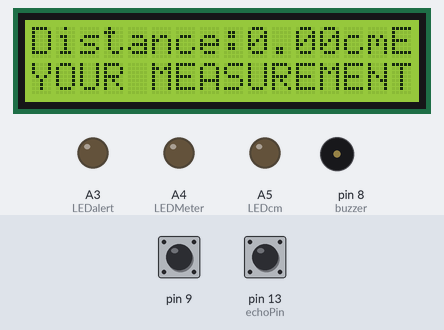
Recording of a sketch running on a simulated Arduino Uno, built with avr-gcc and run on an emulated ATmega328P. On the bench: 16×2 character LCD, output pins drawn as LEDs (lit = HIGH), buzzer (waves = sounding, pin HIGH). Dashed ring = blinking. The test bench sets the inputs (shaded band); at power-on: pin 9 LOW, pin 13 (echoPin) LOW. Pins used as bus, display or sensor lines are not drawn; what the sketch prints to the serial monitor is not drawn.

Above: at 3.6 s.
3.7 s: pin 9 pulled HIGH for 3.2 s
At 4.8 s:
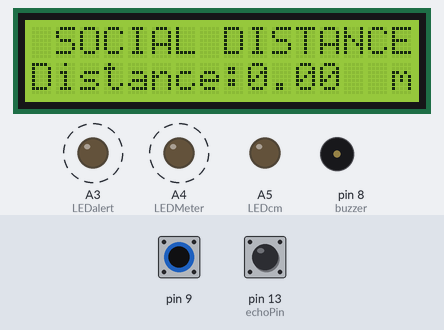
8.4 s: pin 13 (echoPin) pulsed HIGH 2 times (0.12 s each, 0.3 s apart)
At 9.3 s:
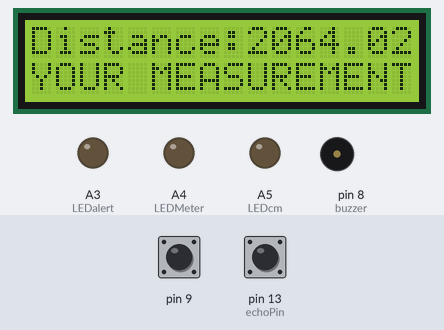
11.3 s: pin 9 pulled HIGH for 1 s
At 12.5 s:
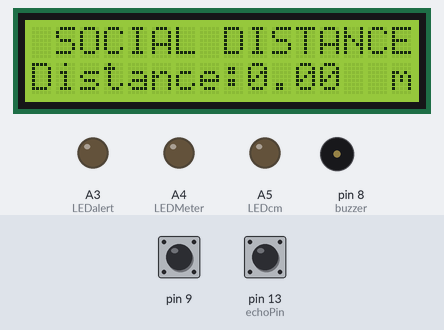
14.5 s: pin 9 driven HIGH and pin 13 (echoPin) driven HIGH
At 15.7 s:
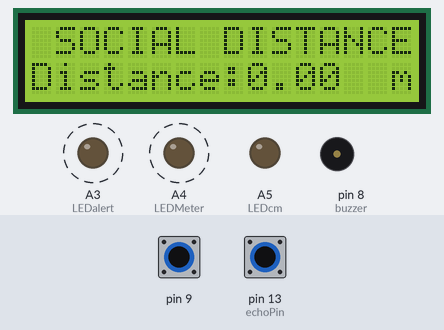
18.7 s: pin 9 driven LOW
At 20.2 s:
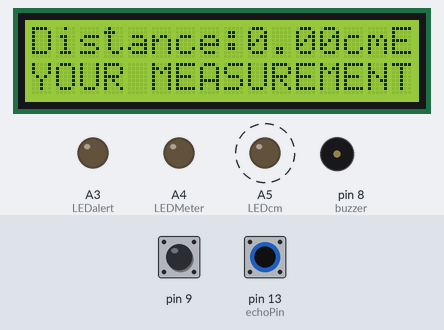
Timing chart, 0 to 23.9 s (numbered marks = the images above; inputs shaded):
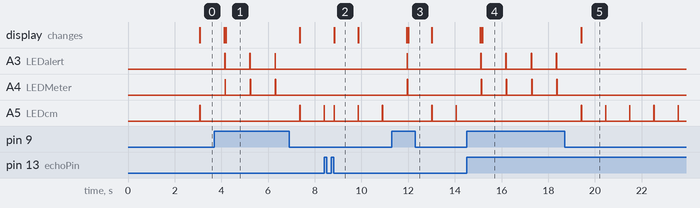

The sketch:

final_project_de96562.ino
```cpp
#include <LiquidCrystal.h>  // includes the LiquidCrystal Library\

  int buttonState = 0;
  const int rs=12, en=11, d4=5, d5=4, d6=3, d7=2 ;
  LiquidCrystal lcd(rs,en,d4,d5,d6,d7); // Creates an LCD object. Parameters: (rs, enable, d4, d5, d6, d7)
  const int trigPin = 10;
  const int echoPin = 13;
  long duration;//LONG VARIABLE
  float distanceCm, distanceMeter;
  int buzzer = 8;
  int LEDalert = A3;
  int LEDMeter = A4;
  int LEDcm = A5;
//declaration of all pin we used

void setup()
{
  lcd.begin(16,2); // Initializes the interface to the LCD
  lcd.print(" SOCIAL DISTANCE ");
  lcd.setCursor(0,1);//FOR SECOND LINE OF LCD
  lcd.print(" FINAL PROJECT");
  delay(2000);
  pinMode(trigPin, OUTPUT);
  pinMode(echoPin, INPUT);
  Serial.begin(9600);
  pinMode(9, INPUT);
  pinMode(8,OUTPUT);
  pinMode(LEDalert, OUTPUT);
  pinMode(LEDMeter, OUTPUT);
  pinMode(LEDcm, OUTPUT);
}

void sound()
{
	if(distanceMeter <= 1)//less than or equal 1m, buzzer will beep
  {
    digitalWrite(buzzer, HIGH);
    delay(2);
    digitalWrite(buzzer, LOW);
    analogWrite(LEDalert, 255);//brightness of LED
    delay(20);
    analogWrite(LEDalert, 0);
  }
}

void loop()
{
  digitalWrite(trigPin, LOW);
  delay(2);
  digitalWrite(trigPin, HIGH);
  delay(10);
  digitalWrite(trigPin, LOW);
  duration = pulseIn(echoPin, HIGH);
  buttonState = digitalRead(9);  // read the state of the pushbutton


  if (buttonState == HIGH)   // check if pushbutton is pressed. if it is, the
  {
   	distanceMeter = duration*0.000344/2; //value in meter
    lcd.setCursor(0,0);
    lcd.print(" SOCIAL DISTANCE ");
    delay(2);
    lcd.setCursor(0,1);//FOR SECOND LINE OF LCD
    lcd.print("Distance:");
    lcd.print(distanceMeter);
    lcd.print("  m");
    delay(10);
    sound();
    analogWrite(LEDMeter, 255);
    delay(20);
    analogWrite(LEDMeter, 0);
    Serial.println("distanceMeter= ");
  }
  else
  {
    distanceCm= duration*0.0344/2; //value in centimeter
    lcd.setCursor(0,1);//FOR SECOND LINE OF LCD
    lcd.print("YOUR MEASUREMENT ");
    lcd.setCursor(0,0); // Sets the location at which subsequent text written to the LCD will be displayed
    lcd.print("Distance:"); // Prints string "Distance" on the LCD
    lcd.print(distanceCm); // Prints the distance value from the sensor
    lcd.print("cm");
    analogWrite(LEDcm, 255);
    delay(10);
    analogWrite(LEDcm, 0);
  }
  delay(10); // Delay a little bit to improve simulation performance

}
```

Measured:
- after the input at 3.7 s, A3 (LEDalert): alternates HIGH for 0.02 s and LOW for 1.1 s, 6 changes in all, then stays LOW, starting after 0.43 s; A4 (LEDMeter): alternates HIGH for 0.02 s and LOW for 1.1 s, 6 changes in all, then stays LOW, starting after 0.45 s; the display: first changes after 0.42 s (image 1 shows a later state)
- after the input at 8.4 s, the display: changes after 0.43 s (image 2)
- after the input at 11.3 s, A3 (LEDalert): LOW → HIGH after 0.65 s, → LOW 0.02 s later; A4 (LEDMeter): LOW → HIGH after 0.67 s, → LOW 0.02 s later; the display: first changes after 0.63 s (image 3 shows a later state)
- after the input at 14.5 s, A3 (LEDalert): alternates HIGH for 0.02 s and LOW for 1.1 s, starting after 0.60 s; A4 (LEDMeter): alternates HIGH for 0.02 s and LOW for 1.1 s, starting after 0.62 s; A5 (LEDcm): stops changing and stays LOW; the display: first changes after 0.59 s (image 4 shows a later state)
- after the input at 18.7 s, A3 (LEDalert), A4 (LEDMeter): stops changing and stays LOW; A5 (LEDcm): alternates HIGH for 0.01 s and LOW for 1.0 s, starting after 0.72 s; the display: changes after 0.72 s (image 5)
- what the display in image 2 shows lasts 1.1 s, from 8.8 s to 9.9 s
